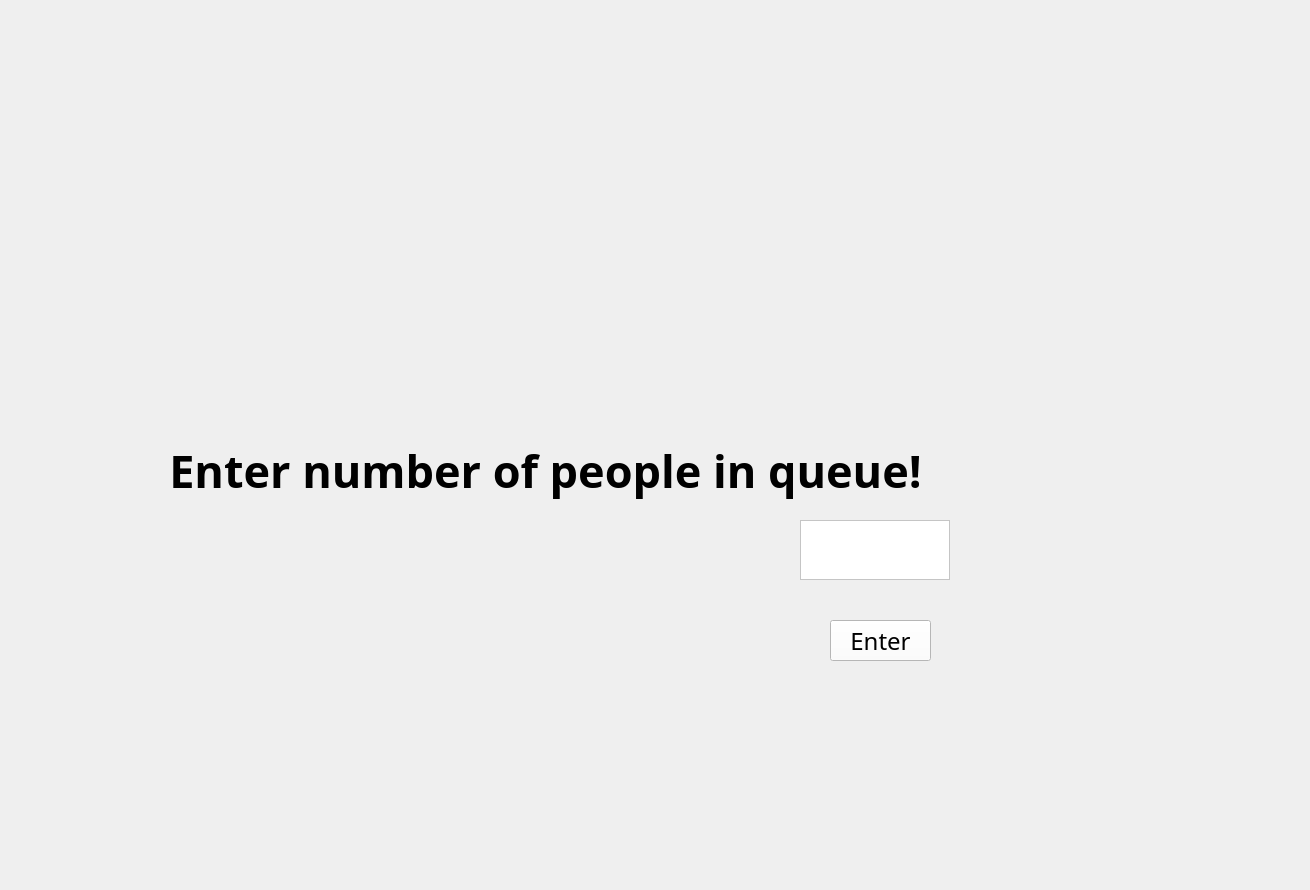
      <widget class="QWidget" name="calcwait_3">
       <attribute name="title">
        <string>Calculate Wait Time</string>
       </attribute>
       <widget class="QLabel" name="text_pplno_3">
        <property name="geometry">
         <rect>
          <x>0</x>
          <y>370</y>
          <width>1091</width>
          <height>200</height>
         </rect>
        </property>
        <property name="font">
         <font>
          <family>Papyrus</family>
          <pointsize>34</pointsize>
          <weight>75</weight>
          <bold>true</bold>
         </font>
        </property>
        <property name="styleSheet">
         <string notr="true">background-color: rgb(0, 0, 60,0%);</string>
        </property>
        <property name="text">
         <string>Enter number of people in queue!</string>
        </property>
        <property name="alignment">
         <set>Qt::AlignCenter</set>
        </property>
       </widget>
       <widget class="QLabel" name="error_msg_3">
        <property name="geometry">
         <rect>
          <x>140</x>
          <y>510</y>
          <width>680</width>
          <height>180</height>
         </rect>
        </property>
        <property name="font">
         <font>
          <family>Papyrus</family>
          <pointsize>28</pointsize>
         </font>
        </property>
        <property name="styleSheet">
         <string notr="true">background-color: rgb(255, 255, 255,0%);</string>
        </property>
        <property name="text">
         <string/>
        </property>
        <property name="wordWrap">
         <bool>true</bool>
        </property>
       </widget>
       <widget class="QPlainTextEdit" name="enter_waittime_3">
        <property name="geometry">
         <rect>
          <x>800</x>
          <y>520</y>
          <width>150</width>
          <height>60</height>
         </rect>
        </property>
        <property name="font">
         <font>
          <family>Papyrus</family>
          <pointsize>18</pointsize>
         </font>
        </property>
        <property name="styleSheet">
         <string notr="true">background-color: rgb(255, 255, 255);</string>
        </property>
       </widget>
       <widget class="QPushButton" name="enter_button_3">
        <property name="geometry">
         <rect>
          <x>830</x>
          <y>620</y>
          <width>101</width>
          <height>41</height>
         </rect>
        </property>
        <property name="font">
         <font>
          <family>Papyrus</family>
          <pointsize>18</pointsize>
         </font>
        </property>
        <property name="styleSheet">
         <string notr="true">background-color: rgb(255, 255, 255);</string>
        </property>
        <property name="text">
         <string>Enter</string>
        </property>
       </widget>
       <widget class="QLabel" name="waitTime_pic_3">
        <property name="geometry">
         <rect>
          <x>-110</x>
          <y>-10</y>
          <width>1301</width>
          <height>881</height>
         </rect>
        </property>
        <property name="text">
         <string/>
        </property>
        <property name="pixmap">
         <pixmap>New Pic/Blue and Orange Gym Time Promo Poster.png</pixmap>
        </property>
       </widget>
       <zorder>waitTime_pic_3</zorder>
       <zorder>text_pplno_3</zorder>
       <zorder>error_msg_3</zorder>
       <zorder>enter_waittime_3</zorder>
       <zorder>enter_button_3</zorder>
      </widget>
